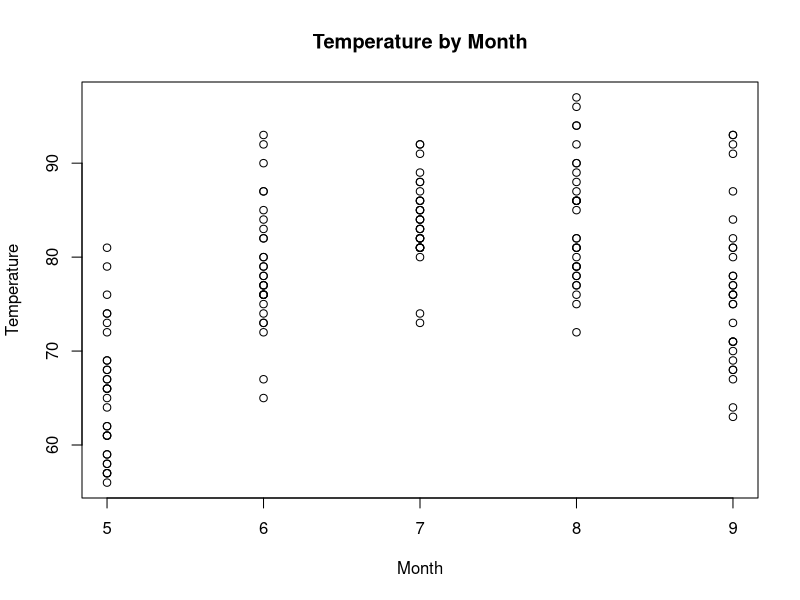
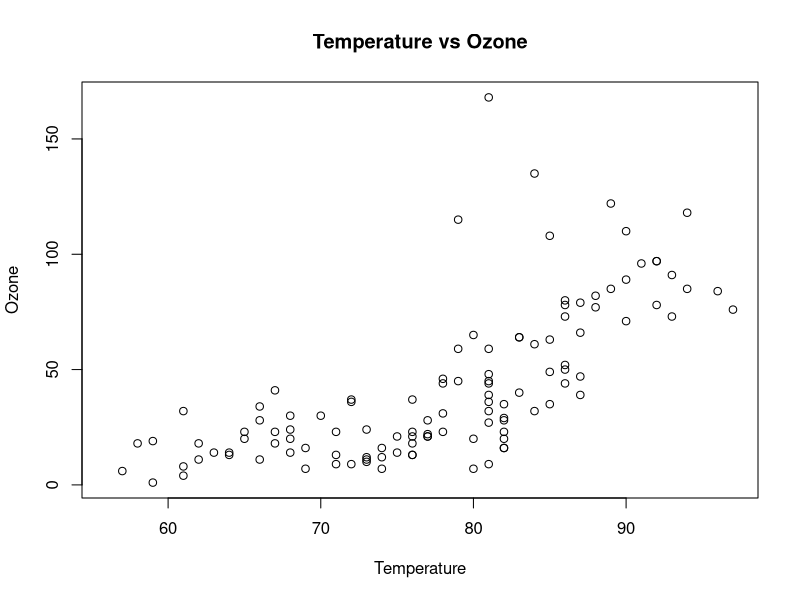
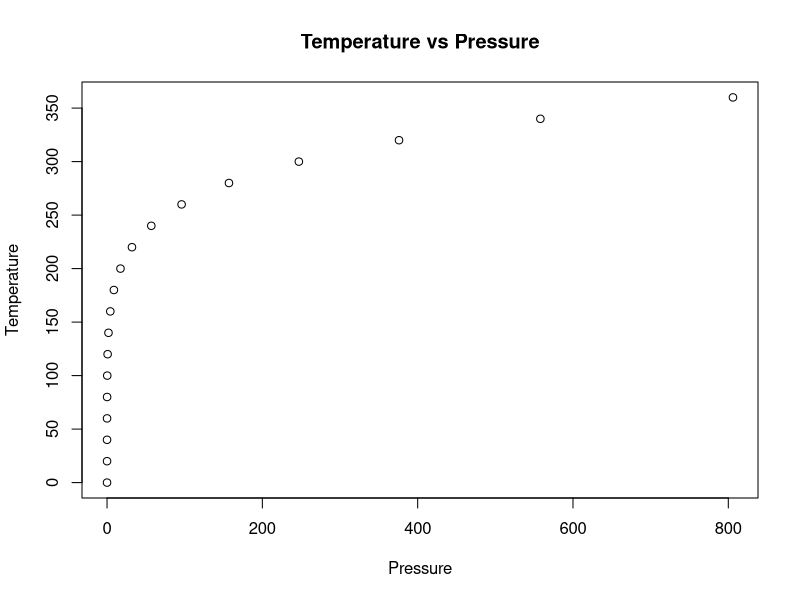
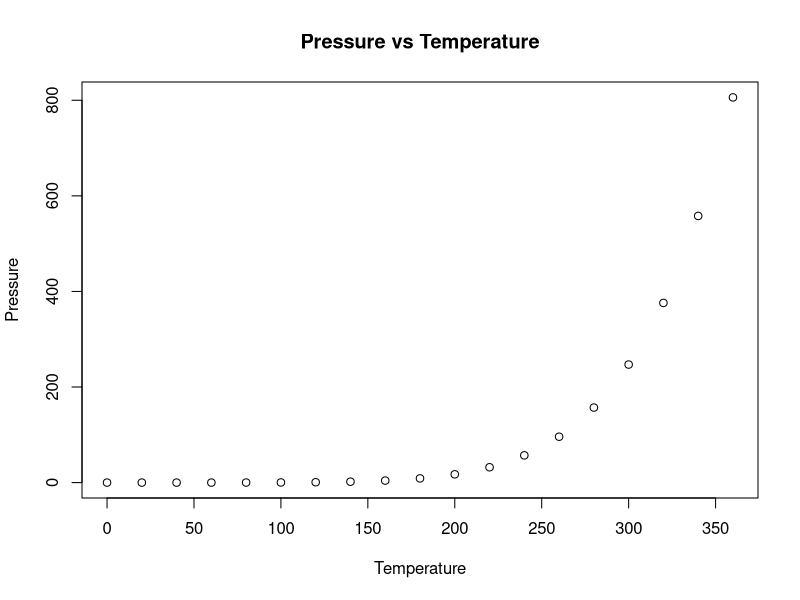

The R source for these figures, in order:
## ---- chunk 1
# We will be using the built-in dataset airquality which has daily air quality 
##measurements in New York from May to September 1973
str(airquality)
## ---- chunk 2
plot(x=airquality$Month, y=airquality$Temp, xlab="Month", ylab="Temperature", main="Temperature by Month")
## ---- chunk 3
plot(x=airquality$Temp, y=airquality$Ozone, xlab="Temperature", ylab="Ozone", main="Temperature vs Ozone")
## ---- chunk 4
plot(x=pressure$pressure, y=pressure$temperature, xlab="Pressure", ylab="Temperature", main="Temperature vs Pressure" )
## ---- chunk 5
plot(y=pressure$pressure, x=pressure$temperature, ylab="Pressure", xlab="Temperature", main="Pressure vs Temperature" )
